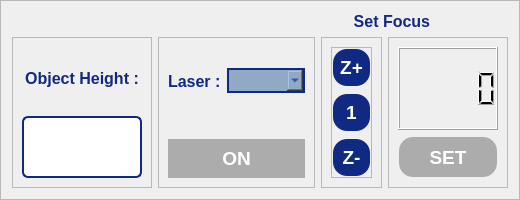
                     <widget class="QFrame" name="setfocusFrame">
                      <property name="styleSheet">
                       <string notr="true">QLabel {
    color: rgb(16, 42, 131);
}</string>
                      </property>
                      <property name="frameShape">
                       <enum>QFrame::Shape::StyledPanel</enum>
                      </property>
                      <property name="frameShadow">
                       <enum>QFrame::Shadow::Raised</enum>
                      </property>
                      <layout class="QVBoxLayout" name="verticalLayout_38" stretch="0,0">
                       <item>
                        <widget class="QLabel" name="label_4">
                         <property name="font">
                          <font>
                           <pointsize>12</pointsize>
                           <bold>true</bold>
                          </font>
                         </property>
                         <property name="text">
                          <string>                                                                             Set Focus</string>
                         </property>
                        </widget>
                       </item>
                       <item>
                        <widget class="QWidget" name="widget_5" native="true">
                         <layout class="QHBoxLayout" name="horizontalLayout_49">
                          <property name="leftMargin">
                           <number>0</number>
                          </property>
                          <property name="topMargin">
                           <number>0</number>
                          </property>
                          <property name="rightMargin">
                           <number>0</number>
                          </property>
                          <property name="bottomMargin">
                           <number>0</number>
                          </property>
                          <item>
                           <widget class="QFrame" name="objheightFrame">
                            <property name="styleSheet">
                             <string notr="true"/>
                            </property>
                            <property name="frameShape">
                             <enum>QFrame::Shape::StyledPanel</enum>
                            </property>
                            <property name="frameShadow">
                             <enum>QFrame::Shadow::Raised</enum>
                            </property>
                            <layout class="QVBoxLayout" name="verticalLayout_61">
                             <item>
                              <widget class="QLabel" name="label_24">
                               <property name="minimumSize">
                                <size>
                                 <width>50</width>
                                 <height>0</height>
                                </size>
                               </property>
                               <property name="maximumSize">
                                <size>
                                 <width>140</width>
                                 <height>16777215</height>
                                </size>
                               </property>
                               <property name="styleSheet">
                                <string notr="true">QLabel {
    color: rgb(16, 42, 131);
    font-weight: bold;
    font-size: 16px;
    border: none;
}</string>
                               </property>
                               <property name="text">
                                <string>Object Height :</string>
                               </property>
                               <property name="alignment">
                                <set>Qt::AlignmentFlag::AlignCenter</set>
                               </property>
                              </widget>
                             </item>
                             <item>
                              <widget class="QLineEdit" name="objheightLineEdit">
                               <property name="sizePolicy">
                                <sizepolicy hsizetype="Preferred" vsizetype="Preferred">
                                 <horstretch>0</horstretch>
                                 <verstretch>0</verstretch>
                                </sizepolicy>
                               </property>
                               <property name="minimumSize">
                                <size>
                                 <width>120</width>
                                 <height>20</height>
                                </size>
                               </property>
                               <property name="maximumSize">
                                <size>
                                 <width>120</width>
                                 <height>16777215</height>
                                </size>
                               </property>
                               <property name="font">
                                <font>
                                 <pointsize>12</pointsize>
                                 <bold>true</bold>
                                </font>
                               </property>
                               <property name="styleSheet">
                                <string notr="true">QLineEdit {
    border: 2px solid #102a83;
    border-radius: 6px;       /* Optional: for rounded corners */
    padding: 4px;             /* Optional: inner spacing */
    color: #102a83;           /* Text color inside the line edit */
}
</string>
                               </property>
                               <property name="alignment">
                                <set>Qt::AlignmentFlag::AlignCenter</set>
                               </property>
                              </widget>
                             </item>
                            </layout>
                           </widget>
                          </item>
                          <item>
                           <widget class="QFrame" name="flaserFrame">
                            <property name="maximumSize">
                             <size>
                              <width>230</width>
                              <height>16777215</height>
                             </size>
                            </property>
                            <property name="styleSheet">
                             <string notr="true"/>
                            </property>
                            <property name="frameShape">
                             <enum>QFrame::Shape::StyledPanel</enum>
                            </property>
                            <property name="frameShadow">
                             <enum>QFrame::Shadow::Raised</enum>
                            </property>
                            <layout class="QVBoxLayout" name="verticalLayout_39" stretch="2,1">
                             <property name="leftMargin">
                              <number>0</number>
                             </property>
                             <property name="topMargin">
                              <number>0</number>
                             </property>
                             <property name="rightMargin">
                              <number>0</number>
                             </property>
                             <property name="bottomMargin">
                              <number>0</number>
                             </property>
                             <item>
                              <widget class="QWidget" name="widget_6" native="true">
                               <property name="sizePolicy">
                                <sizepolicy hsizetype="Expanding" vsizetype="Expanding">
                                 <horstretch>0</horstretch>
                                 <verstretch>0</verstretch>
                                </sizepolicy>
                               </property>
                               <property name="maximumSize">
                                <size>
                                 <width>220</width>
                                 <height>16777215</height>
                                </size>
                               </property>
                               <layout class="QHBoxLayout" name="horizontalLayout_25" stretch="1,3">
                                <item>
                                 <widget class="QLabel" name="label_7">
                                  <property name="maximumSize">
                                   <size>
                                    <width>90</width>
                                    <height>16777215</height>
                                   </size>
                                  </property>
                                  <property name="styleSheet">
                                   <string notr="true">QLabel {
    color: rgb(16, 42, 131);
    font-weight: bold;
    font-size: 16px;
    border: none;
}</string>
                                  </property>
                                  <property name="text">
                                   <string>Laser :</string>
                                  </property>
                                 </widget>
                                </item>
                                <item>
                                 <widget class="QComboBox" name="flaserComboBox">
                                  <property name="enabled">
                                   <bool>true</bool>
                                  </property>
                                  <property name="font">
                                   <font>
                                    <pointsize>12</pointsize>
                                   </font>
                                  </property>
                                  <property name="styleSheet">
                                   <string notr="true">QComboBox {
	background-color: rgb(144, 170, 197);
    border: 2px solid rgb(16, 42, 131);
	color: rgb(16, 42, 131);
}

QComboBox QAbstractItemView {
	background-color: rgb(144, 170, 197);
	selection-background-color: #A0D0F0;
	color: rgb(16, 42, 131);
}</string>
                                  </property>
                                 </widget>
                                </item>
                               </layout>
                              </widget>
                             </item>
                             <item>
                              <widget class="QWidget" name="widget_7" native="true">
                               <property name="maximumSize">
                                <size>
                                 <width>220</width>
                                 <height>16777215</height>
                                </size>
                               </property>
                               <layout class="QHBoxLayout" name="horizontalLayout_36">
                                <item>
                                 <widget class="QPushButton" name="flaserPushButton">
                                  <property name="enabled">
                                   <bool>false</bool>
                                  </property>
                                  <property name="sizePolicy">
                                   <sizepolicy hsizetype="Expanding" vsizetype="Expanding">
                                    <horstretch>0</horstretch>
                                    <verstretch>0</verstretch>
                                   </sizepolicy>
                                  </property>
                                  <property name="minimumSize">
                                   <size>
                                    <width>100</width>
                                    <height>0</height>
                                   </size>
                                  </property>
                                  <property name="maximumSize">
                                   <size>
                                    <width>16777215</width>
                                    <height>150</height>
                                   </size>
                                  </property>
                                  <property name="font">
                                   <font>
                                    <pointsize>14</pointsize>
                                    <bold>true</bold>
                                   </font>
                                  </property>
                                  <property name="styleSheet">
                                   <string notr="true">QPushButton {
	color: rgb(255, 255, 255);	
	background-color: rgb(16, 42, 131);
	border-color: transparent;
	border-style: outset;
	border-radius: 20px;
	border-width: 2px;
	padding: 6px;
}

QPushButton:hover {
	color: rgb(16, 42, 131);
	background-color: rgb(167, 198, 229);
	border-color: rgb(16, 42, 131);
}

QPushButton:disabled {
	background-color: rgb(172, 172, 172);
}</string>
                                  </property>
                                  <property name="text">
                                   <string>ON</string>
                                  </property>
                                 </widget>
                                </item>
                               </layout>
                              </widget>
                             </item>
                            </layout>
                           </widget>
                          </item>
                          <item>
                           <widget class="QFrame" name="zfocusFrame">
                            <property name="styleSheet">
                             <string notr="true"/>
                            </property>
                            <property name="frameShape">
                             <enum>QFrame::Shape::StyledPanel</enum>
                            </property>
                            <property name="frameShadow">
                             <enum>QFrame::Shadow::Raised</enum>
                            </property>
                            <layout class="QHBoxLayout" name="horizontalLayout_48">
                             <property name="leftMargin">
                              <number>9</number>
                             </property>
                             <property name="rightMargin">
                              <number>9</number>
                             </property>
                             <item>
                              <widget class="QFrame" name="frame_3">
                               <property name="frameShape">
                                <enum>QFrame::Shape::StyledPanel</enum>
                               </property>
                               <property name="frameShadow">
                                <enum>QFrame::Shadow::Raised</enum>
                               </property>
                               <layout class="QVBoxLayout" name="verticalLayout_8">
                                <property name="leftMargin">
                                 <number>0</number>
                                </property>
                                <property name="topMargin">
                                 <number>0</number>
                                </property>
                                <property name="rightMargin">
                                 <number>0</number>
                                </property>
                                <property name="bottomMargin">
                                 <number>0</number>
                                </property>
                                <item>
                                 <widget class="QPushButton" name="fplusPushButton">
                                  <property name="sizePolicy">
                                   <sizepolicy hsizetype="Expanding" vsizetype="Expanding">
                                    <horstretch>0</horstretch>
                                    <verstretch>0</verstretch>
                                   </sizepolicy>
                                  </property>
                                  <property name="minimumSize">
                                   <size>
                                    <width>0</width>
                                    <height>0</height>
                                   </size>
                                  </property>
                                  <property name="maximumSize">
                                   <size>
                                    <width>16777215</width>
                                    <height>16777215</height>
                                   </size>
                                  </property>
                                  <property name="font">
                                   <font>
                                    <pointsize>14</pointsize>
                                    <bold>true</bold>
                                   </font>
                                  </property>
                                  <property name="styleSheet">
                                   <string notr="true">QPushButton {
	color: rgb(255, 255, 255);	
	background-color: rgb(16, 42, 131);
	border-color: transparent;
	border-style: outset;
	border-radius: 15px;
	border-width: 2px;
	padding: 6px;
}

QPushButton:hover {
	color: rgb(16, 42, 131);
	background-color: rgb(167, 198, 229);
	border-color: rgb(16, 42, 131);
}

QPushButton:disabled {
	background-color: rgb(172, 172, 172);
}</string>
                                  </property>
                                  <property name="text">
                                   <string>Z+</string>
                                  </property>
                                 </widget>
                                </item>
                                <item>
                                 <widget class="QPushButton" name="ftravelPushButton">
                                  <property name="sizePolicy">
                                   <sizepolicy hsizetype="Expanding" vsizetype="Expanding">
                                    <horstretch>0</horstretch>
                                    <verstretch>0</verstretch>
                                   </sizepolicy>
                                  </property>
                                  <property name="minimumSize">
                                   <size>
                                    <width>0</width>
                                    <height>0</height>
                                   </size>
                                  </property>
                                  <property name="maximumSize">
                                   <size>
                                    <width>16777215</width>
                                    <height>16777215</height>
                                   </size>
                                  </property>
                                  <property name="font">
                                   <font>
                                    <pointsize>14</pointsize>
                                    <bold>true</bold>
                                   </font>
                                  </property>
                                  <property name="styleSheet">
                                   <string notr="true">QPushButton {
	color: rgb(255, 255, 255);	
	background-color: rgb(16, 42, 131);
	border-color: transparent;
	border-style: outset;
	border-radius: 15px;
	border-width: 2px;
	padding: 6px;
}

QPushButton:hover {
	color: rgb(16, 42, 131);
	background-color: rgb(167, 198, 229);
	border-color: rgb(16, 42, 131);
}

QPushButton:disabled {
	background-color: rgb(172, 172, 172);
}</string>
                                  </property>
                                  <property name="text">
                                   <string>1</string>
                                  </property>
                                 </widget>
                                </item>
                                <item>
                                 <widget class="QPushButton" name="fminusPushButton">
                                  <property name="sizePolicy">
                                   <sizepolicy hsizetype="Expanding" vsizetype="Expanding">
                                    <horstretch>0</horstretch>
                                    <verstretch>0</verstretch>
                                   </sizepolicy>
                                  </property>
                                  <property name="minimumSize">
                                   <size>
                                    <width>0</width>
                                    <height>0</height>
                                   </size>
                                  </property>
                                  <property name="maximumSize">
                                   <size>
                                    <width>16777215</width>
                                    <height>16777215</height>
                                   </size>
                                  </property>
                                  <property name="font">
                                   <font>
                                    <pointsize>14</pointsize>
                                    <bold>true</bold>
                                   </font>
                                  </property>
                                  <property name="styleSheet">
                                   <string notr="true">QPushButton {
	color: rgb(255, 255, 255);	
	background-color: rgb(16, 42, 131);
	border-color: transparent;
	border-style: outset;
	border-radius: 15px;
	border-width: 2px;
	padding: 6px;
}

QPushButton:hover {
	color: rgb(16, 42, 131);
	background-color: rgb(167, 198, 229);
	border-color: rgb(16, 42, 131);
}

QPushButton:disabled {
	background-color: rgb(172, 172, 172);
}</string>
                                  </property>
                                  <property name="text">
                                   <string>Z-</string>
                                  </property>
                                 </widget>
                                </item>
                               </layout>
                              </widget>
                             </item>
                            </layout>
                           </widget>
                          </item>
                          <item>
                           <widget class="QFrame" name="fsetFrame">
                            <property name="styleSheet">
                             <string notr="true"/>
                            </property>
                            <property name="frameShape">
                             <enum>QFrame::Shape::StyledPanel</enum>
                            </property>
                            <property name="frameShadow">
                             <enum>QFrame::Shadow::Raised</enum>
                            </property>
                            <layout class="QVBoxLayout" name="verticalLayout_41" stretch="2,1">
                             <item>
                              <widget class="QLCDNumber" name="focusLCDNumber">
                               <property name="sizePolicy">
                                <sizepolicy hsizetype="Expanding" vsizetype="Expanding">
                                 <horstretch>0</horstretch>
                                 <verstretch>0</verstretch>
                                </sizepolicy>
                               </property>
                               <property name="minimumSize">
                                <size>
                                 <width>100</width>
                                 <height>0</height>
                                </size>
                               </property>
                              </widget>
                             </item>
                             <item>
                              <widget class="QPushButton" name="fsetPushButton">
                               <property name="enabled">
                                <bool>false</bool>
                               </property>
                               <property name="sizePolicy">
                                <sizepolicy hsizetype="Expanding" vsizetype="Expanding">
                                 <horstretch>0</horstretch>
                                 <verstretch>0</verstretch>
                                </sizepolicy>
                               </property>
                               <property name="minimumSize">
                                <size>
                                 <width>100</width>
                                 <height>0</height>
                                </size>
                               </property>
                               <property name="maximumSize">
                                <size>
                                 <width>16777215</width>
                                 <height>150</height>
                                </size>
                               </property>
                               <property name="font">
                                <font>
                                 <pointsize>14</pointsize>
                                 <bold>true</bold>
                                </font>
                               </property>
                               <property name="styleSheet">
                                <string notr="true">QPushButton {
	color: rgb(255, 255, 255);	
	background-color: rgb(16, 42, 131);
	border-color: transparent;
	border-style: outset;
	border-radius: 15px;
	border-width: 2px;
	padding: 6px;
}

QPushButton:hover {
	color: rgb(16, 42, 131);
	background-color: rgb(167, 198, 229);
	border-color: rgb(16, 42, 131);
}

QPushButton:disabled {
	background-color: rgb(172, 172, 172);
}</string>
                               </property>
                               <property name="text">
                                <string>SET</string>
                               </property>
                              </widget>
                             </item>
                            </layout>
                           </widget>
                          </item>
                         </layout>
                        </widget>
                       </item>
                      </layout>
                     </widget>
